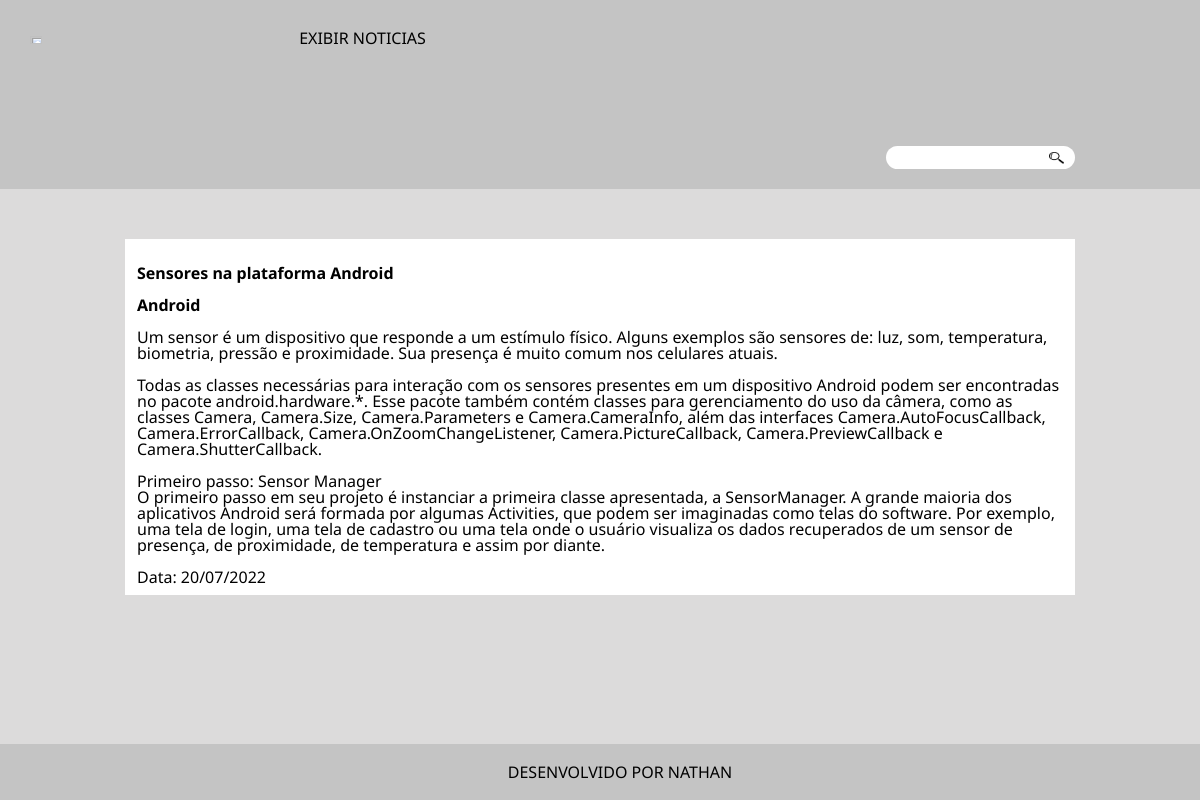
/noticia.php?id=16, run on the app's committed database.
### tables this page shows
CREATE TABLE `noticias` (
  `id` int(11) NOT NULL AUTO_INCREMENT,
  `id_usuario` int(11) DEFAULT NULL,
  `id_categoria` int(11) DEFAULT NULL,
  `titulo` varchar(150) NOT NULL,
  `conteudo` text NOT NULL,
  `data_publicacao` date DEFAULT NULL,
  PRIMARY KEY (`id`),
  KEY `id_categoria` (`id_categoria`),
  KEY `id_usuario` (`id_usuario`),
  CONSTRAINT `noticias_ibfk_1` FOREIGN KEY (`id_categoria`) REFERENCES `categorias` (`id`),
  CONSTRAINT `noticias_ibfk_2` FOREIGN KEY (`id_usuario`) REFERENCES `usuarios` (`id`)
);

CREATE TABLE `categorias` (
  `id` int(11) NOT NULL AUTO_INCREMENT,
  `nome` varchar(100) NOT NULL,
  PRIMARY KEY (`id`),
  UNIQUE KEY `nome` (`nome`)
);

### src/repositorio/RepositorioNoticias.php (called while the page is built, shortened)
<?php
class RepositorioNoticias
{
    private PDO $conexao;
    public function __construct(PDO $conexao)
    {
        $this->conexao = $conexao;
    }
    public function umaNoticia($id): Noticia
    {
        $sql = "SELECT noticias.id, perfis.id AS id_do_perfil, perfis.nome AS perfil, usuarios.id AS id_do_usuario, usuarios.nome AS usuario, usuarios.email AS email_do_usuario, usuarios.senha AS senha_do_usuario, categorias.id AS id_da_categoria, categorias.nome AS categoria, noticias.titulo, noticias.conteudo, noticias.data_publicacao
        FROM noticias JOIN categorias ON noticias.id_categoria = categorias.id JOIN usuarios ON noticias.id_usuario = usuarios.id JOIN perfis ON id_perfil = perfis.id WHERE noticias.id = :id;";
        $consulta = $this->conexao->prepare($sql);
        $consulta->bindValue(':id', $id);
        $consulta->execute();
        $dadosNoticia = $consulta->fetch(PDO::FETCH_ASSOC);
        $noticia = new \Noticia(
            $dadosNoticia['id'],
            new \Categoria($dadosNoticia['id_da_categoria'], $dadosNoticia['categoria']),
            $dadosNoticia['titulo'],
            $dadosNoticia['conteudo'],
            $dadosNoticia['data_publicacao']
        );
        $perfil = new \Perfil($dadosNoticia['id_do_perfil'], $dadosNoticia['perfil']);
        $usuario = new \Usuario($dadosNoticia['id_do_usuario'], $perfil, $dadosNoticia['usuario'], $dadosNoticia['email_do_usuario'], $dadosNoticia['senha_do_usuario']);
        $noticia->recebeUsuario($usuario);
        return $noticia;
    }
}

### src/dominio/modelo/Categoria.php (called while the page is built, shortened)
<?php
class Categoria
{
    private $categoria;
    public function __construct(?int $id, string $categoria)
    {
        $this->categoria = $this->limpar($categoria);
    }
    public function categoria(): string
    {
        return $this->categoria;
    }
    private function limpar($categoria)
    {
        $categoria = trim($categoria);
        $categoria = stripcslashes($categoria);
        $categoria = htmlspecialchars($categoria);
        return $categoria;
    }
}

### src/dominio/modelo/Noticia.php (called while the page is built, shortened)
<?php
class Noticia
{
    private $categoria;
    private $titulo;
    private $conteudo;
    private $dataPublicacao;
    public function __construct(?int $id, Categoria $categoria, string $titulo, string $conteudo, ?string $dataPublicacao)
    {
        $this->categoria = $categoria;
        $this->titulo = $this->limpar($titulo);
        $this->conteudo = $this->limpar($conteudo);
        $this->dataPublicacao = $dataPublicacao;
    }
    public function titulo(): string
    {
        return $this->titulo;
    }
    public function conteudo(): string
    {
        return $this->conteudo;
    }
    public function dataPublicacao(): string
    {
        $dataPublicacaoFormatada = $this->dataPublicacao;
        $dataPublicacaoFormatada = date_create($dataPublicacaoFormatada);
        return date_format($dataPublicacaoFormatada, 'd/m/Y');
    }
    public function categoria(): string
    {
        return $this->categoria->categoria();
    }
    private function limpar($noticia)
    {
        $noticia = trim($noticia);
        $noticia = htmlspecialchars($noticia);
        return $noticia;
    }
}

### noticia.php (the view, shortened to what this page needs)
<?php
require_once 'src/dominio/modelo/Noticia.php';
require_once 'src/dominio/modelo/Categoria.php';
require_once 'src/repositorio/RepositorioNoticias.php';
require_once 'layout/cabecalho.php';
$conexao = Conexao::criarConexao();
$repositorioNoticias = new RepositorioNoticias($conexao);
$id = $_GET['id'];
$noticia = $repositorioNoticias->umaNoticia($id);
?>
<!DOCTYPE html>
<html lang="pt-br">
<head>
    <link rel="stylesheet" href="reset.css">
    <link rel="stylesheet" href="style.css">
</head>
    <main>
        <section class="conteudo-completo">
                <h2><?php echo $noticia->titulo(); ?></h2>
                <h3><?php echo $noticia->categoria(); ?></h3>
                    <p>
                        <?php echo nl2br($noticia->conteudo()); ?>
                   </p>
                   <br>
                   <p>
                    Data: <?php echo $noticia->dataPublicacao(); ?>
                   </p>
        </section>
    </main>

### style.css (style rules this page uses)
body { background: rgb(220, 219, 219); font-family: 'Montserrat', sans-serif; font-family: 'Noto Sans', sans-serif; }
main { width: 950px; margin: 0 auto; margin-bottom: 5em; }
.caixa-noticia h2, h3 { padding-bottom: 1em; font-weight: bold; }
.conteudo-completo { background: white; margin-bottom: 70px; margin: 0 auto; padding: 10px 12px; display: inline-block; position: relative; }
.conteudo-completo h2 { padding: 1em 0; font-weight: bold; }
footer { background: rgb(196, 196, 196); text-align: center; padding: 20px; margin: auto; width: 100%; bottom: 0; position: fixed; }

### data on the page
noticias: titulo "Sensores na plataforma Android", id_categoria.nome "Android", conteudo "Um sensor é um dispositivo que responde a um estímulo físico. Alguns exemplos são sensores de: luz, som, temperatura, biometria, pressão e proximidade. Sua presença é muito comum nos celulares atuais. Todas as classes necessárias para interação com os sensores presentes em um dispositivo Android podem ser encontradas no pacote android.hardware.*. Esse pacote também contém classes para gerenciamento do uso da câmera, como as classes Camera, Camera.Size, Camera.Parameters e Camera.CameraInfo, além das interfaces Camera.AutoFocusCallback, Camera.ErrorCallback, Camera.OnZoomChangeListener, Camera.PictureCallback, Camera.PreviewCallback e Camera.ShutterCallback. Primeiro passo: Sensor Manager O…", data_publicacao "20/07/2022"
